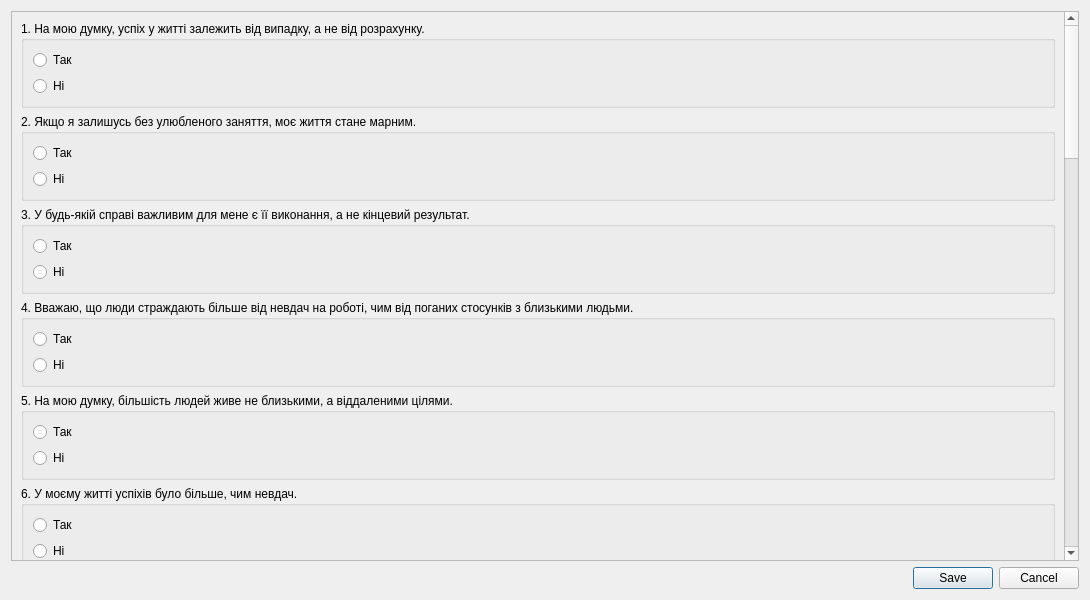
<?xml version="1.0" encoding="UTF-8"?>
<ui version="4.0">
 <class>Test6Dialog</class>
 <widget class="QDialog" name="Test6Dialog">
  <property name="geometry">
   <rect>
    <x>0</x>
    <y>0</y>
    <width>1090</width>
    <height>600</height>
   </rect>
  </property>
  <property name="windowTitle">
   <string>Мотиваційний тест</string>
  </property>
  <layout class="QVBoxLayout" name="verticalLayout">
   <item>
    <widget class="QScrollArea" name="scrollArea">
     <property name="verticalScrollBarPolicy">
      <enum>Qt::ScrollBarAsNeeded</enum>
     </property>
     <property name="horizontalScrollBarPolicy">
      <enum>Qt::ScrollBarAsNeeded</enum>
     </property>
     <property name="widgetResizable">
      <bool>true</bool>
     </property>
     <widget class="QWidget" name="scrollAreaWidgetContents">
      <property name="geometry">
       <rect>
        <x>0</x>
        <y>0</y>
        <width>1053</width>
        <height>1829</height>
       </rect>
      </property>
      <layout class="QGridLayout" name="gridLayout_6">
       <item row="15" column="0">
        <widget class="QGroupBox" name="groupBox_16">
         <property name="title">
          <string>16. Заради успіху я можу ризикувати, навіть якщо шанси не на користь мені.</string>
         </property>
         <layout class="QGridLayout" name="gridLayout_17">
          <item row="1" column="0">
           <widget class="QRadioButton" name="rb162">
            <property name="text">
             <string>Ні</string>
            </property>
           </widget>
          </item>
          <item row="0" column="0">
           <widget class="QRadioButton" name="rb161">
            <property name="text">
             <string>Так</string>
            </property>
           </widget>
          </item>
         </layout>
        </widget>
       </item>
       <item row="2" column="0">
        <widget class="QGroupBox" name="groupBox_3">
         <property name="title">
          <string>3. У будь-якій справі важливим для мене є її виконання, а не кінцевий результат.</string>
         </property>
         <layout class="QGridLayout" name="gridLayout">
          <item row="0" column="0">
           <widget class="QRadioButton" name="rb31">
            <property name="text">
             <string>Так</string>
            </property>
           </widget>
          </item>
          <item row="1" column="0">
           <widget class="QRadioButton" name="rb32">
            <property name="text">
             <string>Ні</string>
            </property>
           </widget>
          </item>
         </layout>
        </widget>
       </item>
       <item row="7" column="0">
        <widget class="QGroupBox" name="groupBox_5">
         <property name="title">
          <string>8. Навіть у звичайній роботі я намагаюся вдосконалити деякі її елементи.</string>
         </property>
         <layout class="QGridLayout" name="gridLayout_10">
          <item row="1" column="0">
           <widget class="QRadioButton" name="rb82">
            <property name="text">
             <string>Ні</string>
            </property>
           </widget>
          </item>
          <item row="0" column="0">
           <widget class="QRadioButton" name="rb81">
            <property name="text">
             <string>Так</string>
            </property>
           </widget>
          </item>
         </layout>
        </widget>
       </item>
       <item row="17" column="0">
        <widget class="QGroupBox" name="groupBox_18">
         <property name="title">
          <string>18. Моя енергія посилюється, коли все йде гладко.</string>
         </property>
         <layout class="QGridLayout" name="gridLayout_19">
          <item row="0" column="0">
           <widget class="QRadioButton" name="rb181">
            <property name="text">
             <string>Так</string>
            </property>
           </widget>
          </item>
          <item row="1" column="0">
           <widget class="QRadioButton" name="rb182">
            <property name="text">
             <string>Ні</string>
            </property>
           </widget>
          </item>
         </layout>
        </widget>
       </item>
       <item row="1" column="0">
        <widget class="QGroupBox" name="groupBox_2">
         <property name="title">
          <string>2. Якщо я залишусь без улюбленого заняття, моє життя стане марним.</string>
         </property>
         <layout class="QGridLayout" name="gridLayout_2">
          <item row="1" column="0">
           <widget class="QRadioButton" name="rb22">
            <property name="text">
             <string>Ні</string>
            </property>
           </widget>
          </item>
          <item row="0" column="0">
           <widget class="QRadioButton" name="rb21">
            <property name="text">
             <string>Так</string>
            </property>
           </widget>
          </item>
         </layout>
        </widget>
       </item>
       <item row="5" column="0">
        <widget class="QGroupBox" name="groupBox_7">
         <property name="title">
          <string>6. У моєму житті успіхів було більше, чим невдач.</string>
         </property>
         <layout class="QGridLayout" name="gridLayout_7">
          <item row="0" column="0">
           <widget class="QRadioButton" name="rb61">
            <property name="text">
             <string>Так</string>
            </property>
           </widget>
          </item>
          <item row="1" column="0">
           <widget class="QRadioButton" name="rb62">
            <property name="text">
             <string>Ні</string>
            </property>
           </widget>
          </item>
         </layout>
        </widget>
       </item>
       <item row="14" column="0">
        <widget class="QGroupBox" name="groupBox_15">
         <property name="title">
          <string>15. Вважаю, що я впевнена в собі людина.</string>
         </property>
         <layout class="QGridLayout" name="gridLayout_16">
          <item row="0" column="0">
           <widget class="QRadioButton" name="rb151">
            <property name="text">
             <string>Так</string>
            </property>
           </widget>
          </item>
          <item row="1" column="0">
           <widget class="QRadioButton" name="rb152">
            <property name="text">
             <string>Ні</string>
            </property>
           </widget>
          </item>
         </layout>
        </widget>
       </item>
       <item row="11" column="0">
        <widget class="QGroupBox" name="groupBox_12">
         <property name="title">
          <string>12. Мої батьки занадто суворо контролюють мене.</string>
         </property>
         <layout class="QGridLayout" name="gridLayout_13">
          <item row="1" column="0">
           <widget class="QRadioButton" name="rb122">
            <property name="text">
             <string>Ні</string>
            </property>
           </widget>
          </item>
          <item row="0" column="0">
           <widget class="QRadioButton" name="rb121">
            <property name="text">
             <string>Так</string>
            </property>
           </widget>
          </item>
         </layout>
        </widget>
       </item>
       <item row="12" column="0">
        <widget class="QGroupBox" name="groupBox_13">
         <property name="title">
          <string>13. У мене терпіння більше, ніж здібностей.</string>
         </property>
         <layout class="QGridLayout" name="gridLayout_14">
          <item row="1" column="0">
           <widget class="QRadioButton" name="rb132">
            <property name="text">
             <string>Ні</string>
            </property>
           </widget>
          </item>
          <item row="0" column="0">
           <widget class="QRadioButton" name="rb131">
            <property name="text">
             <string>Так</string>
            </property>
           </widget>
          </item>
         </layout>
        </widget>
       </item>
       <item row="10" column="0">
        <widget class="QGroupBox" name="groupBox_11">
         <property name="title">
          <string>11.У моїх невдачах, на мою думку, винні обставини, а не я сам.</string>
         </property>
         <layout class="QGridLayout" name="gridLayout_12">
          <item row="0" column="0">
           <widget class="QRadioButton" name="rb111">
            <property name="text">
             <string>Так</string>
            </property>
           </widget>
          </item>
          <item row="1" column="0">
           <widget class="QRadioButton" name="rb112">
            <property name="text">
             <string>Ні</string>
            </property>
           </widget>
          </item>
         </layout>
        </widget>
       </item>
       <item row="4" column="0">
        <widget class="QGroupBox" name="groupBox_6">
         <property name="title">
          <string>5. На мою думку, більшість людей живе не близькими, а віддаленими цілями.</string>
         </property>
         <layout class="QGridLayout" name="gridLayout_5">
          <item row="1" column="0">
           <widget class="QRadioButton" name="rb52">
            <property name="text">
             <string>Ні</string>
            </property>
           </widget>
          </item>
          <item row="0" column="0">
           <widget class="QRadioButton" name="rb51">
            <property name="text">
             <string>Так</string>
            </property>
           </widget>
          </item>
         </layout>
        </widget>
       </item>
       <item row="13" column="0">
        <widget class="QGroupBox" name="groupBox_14">
         <property name="title">
          <string>14. Від своїх намірів занадто часто мене змушує відмовлятися лінь, а не сумнів в успіху.</string>
         </property>
         <layout class="QGridLayout" name="gridLayout_15">
          <item row="0" column="0">
           <widget class="QRadioButton" name="rb141">
            <property name="text">
             <string>Так</string>
            </property>
           </widget>
          </item>
          <item row="1" column="0">
           <widget class="QRadioButton" name="rb142">
            <property name="text">
             <string>Ні</string>
            </property>
           </widget>
          </item>
         </layout>
        </widget>
       </item>
       <item row="16" column="0">
        <widget class="QGroupBox" name="groupBox_17">
         <property name="title">
          <string>17. Я вважаю себе не старанною людиною.</string>
         </property>
         <layout class="QGridLayout" name="gridLayout_18">
          <item row="0" column="0">
           <widget class="QRadioButton" name="rb171">
            <property name="text">
             <string>Так</string>
            </property>
           </widget>
          </item>
          <item row="1" column="0">
           <widget class="QRadioButton" name="rb172">
            <property name="text">
             <string>Ні</string>
            </property>
           </widget>
          </item>
         </layout>
        </widget>
       </item>
       <item row="9" column="0">
        <widget class="QGroupBox" name="groupBox_10">
         <property name="title">
          <string>10. Мої близькі люди вважають мене ледачою людиною.</string>
         </property>
         <layout class="QGridLayout" name="gridLayout_11">
          <item row="0" column="0">
           <widget class="QRadioButton" name="rb101">
            <property name="text">
             <string>Так</string>
            </property>
           </widget>
          </item>
          <item row="1" column="0">
           <widget class="QRadioButton" name="rb102">
            <property name="text">
             <string>Ні</string>
            </property>
           </widget>
          </item>
         </layout>
        </widget>
       </item>
       <item row="8" column="0">
        <widget class="QGroupBox" name="groupBox_9">
         <property name="title">
          <string>9. Коли я поглинений у думки про успіх, забуваю про запобіжні заходи.</string>
         </property>
         <layout class="QGridLayout" name="gridLayout_9">
          <item row="0" column="0">
           <widget class="QRadioButton" name="rb91">
            <property name="text">
             <string>Так</string>
            </property>
           </widget>
          </item>
          <item row="1" column="0">
           <widget class="QRadioButton" name="rb92">
            <property name="text">
             <string>Ні</string>
            </property>
           </widget>
          </item>
         </layout>
        </widget>
       </item>
       <item row="3" column="0">
        <widget class="QGroupBox" name="groupBox_4">
         <property name="title">
          <string>4. Вважаю, що люди страждають більше від невдач на роботі, чим від поганих стосунків з близькими людьми.</string>
         </property>
         <layout class="QGridLayout" name="gridLayout_4">
          <item row="1" column="0">
           <widget class="QRadioButton" name="rb41">
            <property name="text">
             <string>Так</string>
            </property>
           </widget>
          </item>
          <item row="3" column="0">
           <widget class="QRadioButton" name="rb42">
            <property name="text">
             <string>Ні</string>
            </property>
           </widget>
          </item>
         </layout>
        </widget>
       </item>
       <item row="6" column="0">
        <widget class="QGroupBox" name="groupBox_8">
         <property name="title">
          <string>7. Мені більше подобаються люди емоційні, а не діяльні.</string>
         </property>
         <layout class="QGridLayout" name="gridLayout_8">
          <item row="1" column="0">
           <widget class="QRadioButton" name="rb72">
            <property name="text">
             <string>Ні</string>
            </property>
           </widget>
          </item>
          <item row="0" column="0">
           <widget class="QRadioButton" name="rb71">
            <property name="text">
             <string>Так</string>
            </property>
           </widget>
          </item>
         </layout>
        </widget>
       </item>
       <item row="0" column="0">
        <widget class="QGroupBox" name="groupBox">
         <property name="title">
          <string>1. На мою думку, успіх у житті залежить від випадку, а не від розрахунку.</string>
         </property>
         <layout class="QGridLayout" name="gridLayout_3">
          <item row="1" column="0">
           <widget class="QRadioButton" name="rb12">
            <property name="text">
             <string>Ні</string>
            </property>
           </widget>
          </item>
          <item row="0" column="0">
           <widget class="QRadioButton" name="rb11">
            <property name="text">
             <string>Так</string>
            </property>
           </widget>
          </item>
         </layout>
        </widget>
       </item>
       <item row="20" column="0">
        <widget class="QGroupBox" name="groupBox_21">
         <property name="title">
          <string>21. Рівень моїх вимог до життя нижче рівня моїх ровесників.</string>
         </property>
         <layout class="QGridLayout" name="gridLayout_22">
          <item row="0" column="0">
           <widget class="QRadioButton" name="rb211">
            <property name="text">
             <string>Так</string>
            </property>
           </widget>
          </item>
          <item row="1" column="0">
           <widget class="QRadioButton" name="rb212">
            <property name="text">
             <string>Ні</string>
            </property>
           </widget>
          </item>
         </layout>
        </widget>
       </item>
       <item row="21" column="0">
        <widget class="QGroupBox" name="groupBox_22">
         <property name="title">
          <string>22. Мені здається, що у мене наполегливості більше, ніж здібностей.</string>
         </property>
         <layout class="QGridLayout" name="gridLayout_23">
          <item row="1" column="0">
           <widget class="QRadioButton" name="rb222">
            <property name="text">
             <string>Ні</string>
            </property>
           </widget>
          </item>
          <item row="0" column="0">
           <widget class="QRadioButton" name="rb221">
            <property name="text">
             <string>Так</string>
            </property>
           </widget>
          </item>
         </layout>
        </widget>
       </item>
       <item row="19" column="0">
        <widget class="QGroupBox" name="groupBox_20">
         <property name="title">
          <string>20. Близькі люди зазвичай не поділяють моїх планів.</string>
         </property>
         <layout class="QGridLayout" name="gridLayout_21">
          <item row="0" column="0">
           <widget class="QRadioButton" name="rb201">
            <property name="text">
             <string>Так</string>
            </property>
           </widget>
          </item>
          <item row="1" column="0">
           <widget class="QRadioButton" name="rb202">
            <property name="text">
             <string>Ні</string>
            </property>
           </widget>
          </item>
         </layout>
        </widget>
       </item>
       <item row="18" column="0">
        <widget class="QGroupBox" name="groupBox_19">
         <property name="title">
          <string>19. Якби я був журналістом, то писав би про оригінальні винаходи людей, а не про події.</string>
         </property>
         <layout class="QGridLayout" name="gridLayout_20">
          <item row="0" column="0">
           <widget class="QRadioButton" name="rb191">
            <property name="text">
             <string>Так</string>
            </property>
           </widget>
          </item>
          <item row="1" column="0">
           <widget class="QRadioButton" name="rb192">
            <property name="text">
             <string>Ні</string>
            </property>
           </widget>
          </item>
         </layout>
        </widget>
       </item>
       <item row="22" column="0">
        <widget class="QGroupBox" name="groupBox_23">
         <property name="title">
          <string>23. Я міг би досягти більшого, звільнившись від поточних справ.</string>
         </property>
         <layout class="QGridLayout" name="gridLayout_24">
          <item row="0" column="0">
           <widget class="QRadioButton" name="rb231">
            <property name="text">
             <string>Так</string>
            </property>
           </widget>
          </item>
          <item row="1" column="0">
           <widget class="QRadioButton" name="rb232">
            <property name="text">
             <string>Ні</string>
            </property>
           </widget>
          </item>
         </layout>
        </widget>
       </item>
      </layout>
     </widget>
    </widget>
   </item>
   <item>
    <widget class="QDialogButtonBox" name="buttonBox">
     <property name="orientation">
      <enum>Qt::Horizontal</enum>
     </property>
     <property name="standardButtons">
      <set>QDialogButtonBox::Cancel|QDialogButtonBox::Save</set>
     </property>
    </widget>
   </item>
  </layout>
 </widget>
 <resources/>
 <connections>
  <connection>
   <sender>buttonBox</sender>
   <signal>accepted()</signal>
   <receiver>Test6Dialog</receiver>
   <slot>accept()</slot>
   <hints>
    <hint type="sourcelabel">
     <x>431</x>
     <y>458</y>
    </hint>
    <hint type="destinationlabel">
     <x>431</x>
     <y>240</y>
    </hint>
   </hints>
  </connection>
  <connection>
   <sender>buttonBox</sender>
   <signal>rejected()</signal>
   <receiver>Test6Dialog</receiver>
   <slot>reject()</slot>
   <hints>
    <hint type="sourcelabel">
     <x>431</x>
     <y>458</y>
    </hint>
    <hint type="destinationlabel">
     <x>431</x>
     <y>240</y>
    </hint>
   </hints>
  </connection>
 </connections>
</ui>
